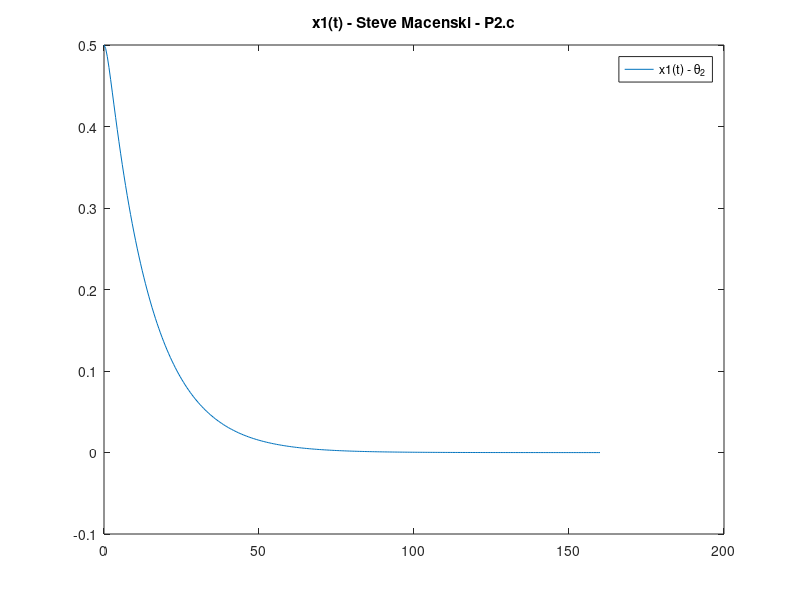
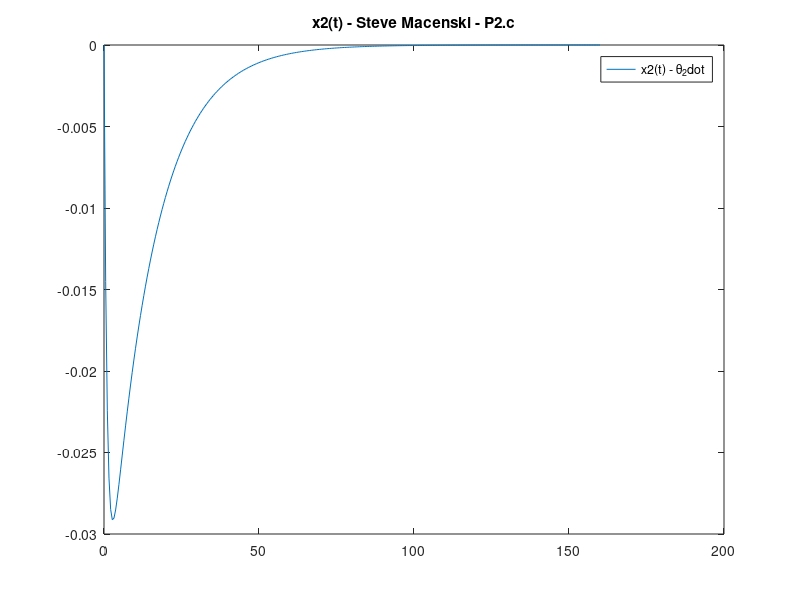
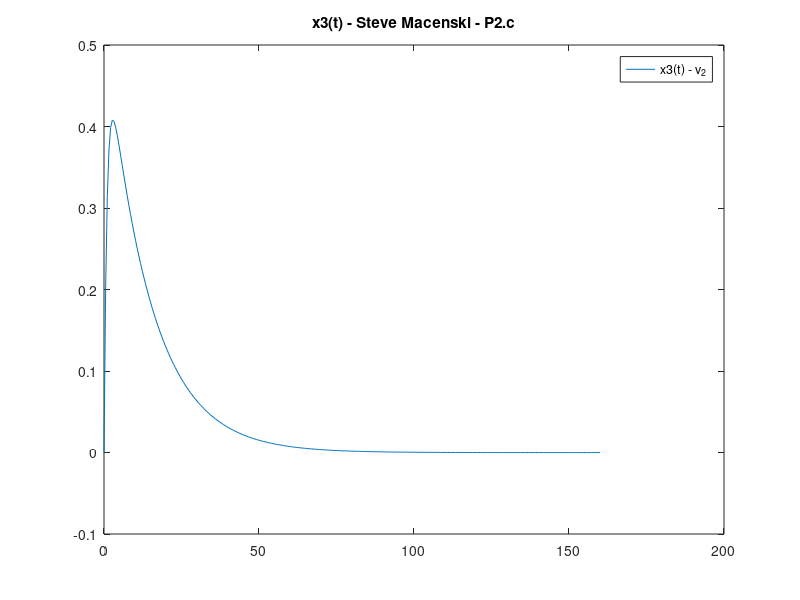
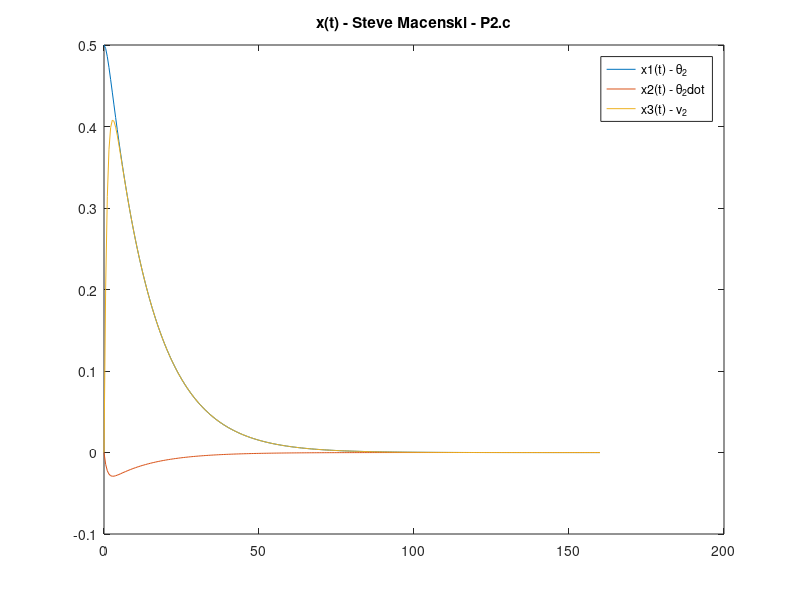

Write MATLAB code to recreate these figures, in order. (Note: this script raises an error after producing the figures.)
function hw5_prob2
% animation video: https://youtu.be/GnYS6B8IOGI
clc;
%% theta(t) v(t) and u(t) 2
J1 = 12;
J2 = 14;
J3 = 8; 
Jw = 1; 
n = .0011;

A = [0 1 0; 3*n^2*(J3-J1)/J2 0 0; 0 0 0];
B = [0 1/J2 -1/Jw]';
x0 = [0.5 0 0]';

Q = eye(3);
R = 10^0; 

t = linspace(0,160,300);

k = lqr(A,B,Q,R);

for i=1:length(t)
    x(:,i) = expm((A-B*k)*t(i))*x0;
end

figure(1) %x(t)
plot(t,x(1,:));

figure(2)
plot(t,x(2,:));

figure(3)
plot(t,x(3,:));

figure(1)
legend('x1(t) - \theta_2')
title('x1(t) - Steve Macenski - P2.c')

figure(2)
legend('x2(t) - \theta_2dot')
title('x2(t) - Steve Macenski - P2.c')

figure(3)
legend('x3(t) - v_2')
title('x3(t) - Steve Macenski - P2.c')

figure(4)
plot(t,x);
legend('x1(t) - \theta_2','x2(t) - \theta_2dot','x3(t) - v_2')
title('x(t) - Steve Macenski - P2.c')


%% Animation and integration stuff 

%my movie stuff 
params.movie_filename = 'Steve_2_animation.avi'; % names

myV = VideoWriter(params.movie_filename);
myV.Quality = 100; %quality is the quality of video taken - keep at 100, 80 or less is just garbage
open(myV); %opens the video for inputting frames


% INITIAL CONDITIONS
R0 = [1 0 0;0 1 0; 0 0 1]; %initially aligned so it is an identity matrix
J = [J1 0 0; 0 J2 0; 0 0 J3];
tMax = 90; 
% DEFINE THE TIME INTERVAL
tRate = 30;
t = linspace(0,tMax,tMax*tRate);

% INTEGRATE THE ANGULAR RATE EQUATIONS **AND** EULER'S EQUATIONS
[t,x] = ode45(@(t,x) f(t,x,J1,J2,J3,Jw,n,A,B,x0,Q,R,k),t,[RtoX(R0); x0]);

% CREATE A BOX AND SOME AXES
Hb = 1;
Mb = 6*(J(1,1)+J(2,2)-J(3,3))/(Hb^2);
Wb = sqrt((6/Mb)*(J(1,1)-J(2,2)+J(3,3)));
Lb = sqrt((6/Mb)*(-J(1,1)+J(2,2)+J(3,3)));
[p1,faces,colors] = makebox(Lb,Wb,Hb);
pAxis = [0 0; 0 0; 0 1];
pAngVel = [zeros(3,1) x0/norm(x0)];
pAngMom = [zeros(3,1) J*x0/norm(J*x0)];

% SETUP THE PLOT
figure(5);
clf;
axis(1.25*[-1 1 -1 1 -1 1]);
axis equal;
hold on;
plot3(0,0,0,'k.','markersize',16);
hAxis = line(pAxis(1,:),pAxis(2,:),pAxis(3,:));
set(hAxis,'linewidth',2,'color','r');
hAngVel = line(pAngVel(1,:),pAngVel(2,:),pAngVel(3,:));
set(hAngVel,'linewidth',2,'color','g');
hAngMom = line(pAngMom(1,:),pAngMom(2,:),pAngMom(3,:));
set(hAngMom,'linewidth',2,'color','b');
hBox = patch('Vertices',p1','Faces',faces,...
          'CData',colors,'FaceColor','flat');
hTitle = title(sprintf('t = %4.2f',0));
lighting flat
light('Position',[0 -2 -1])
light('Position',[0 -2 1])
xlabel('x');
ylabel('y');
zlabel('z');

% ANIMATE THE RESULTS
w = x(:,10:end);
x = x(:,1:9);
firsttime = 1;
i = 1;
dt = max(t)/(length(t)-1);
tic;
while (i<length(t))
    if (toc > dt)
        tic;
        i = i+1;
        R = XtoR(x(i,:));
        p0 = R*p1;
        set(hBox,'Vertices',p0');
        pAxis0 = R*pAxis;
        pAngVel = [zeros(3,1) w(i,:)'/norm(w(i,:)')];
        pAngVel0 = R*pAngVel;
        pAngMom = [zeros(3,1) J*(w(i,:)')/norm(J*(w(i,:)'))];
        pAngMom0 = R*pAngMom;
        set(hAxis,'xdata',pAxis0(1,:),'ydata',pAxis0(2,:),'zdata',pAxis0(3,:));
        set(hAngVel,'xdata',pAngVel0(1,:),'ydata',pAngVel0(2,:),'zdata',pAngVel0(3,:));
        set(hAngMom,'xdata',pAngMom0(1,:),'ydata',pAngMom0(2,:),'zdata',pAngMom0(3,:));
        set(hTitle,'string',sprintf('t = %4.2f',t(i)));
        
        if (firsttime)
            firsttime=0;
            pause(0.5);
        end
        drawnow;  
        frame = getframe(gcf); %puts frames in movie
        writeVideo(myV,frame);
    end
end
close(myV); %closes the video formally

function xdot = f(t,x,J1,J2,J3,Jw,n,A,B,x0,Q,R,k)
R = XtoR(x(1:9,1));
w = x(10:end,1);
% %%

% YOUR CODE HERE TO COMPUTE Rdot and wdot 
Rdot = R*skew(w);


w = [w(1); w(2); w(3)]; %state

wdot = (A-B*k)*w;

xdot = [RtoX(Rdot); wdot];

function S = skew(w)
S = [0 -w(3) w(2); w(3) 0 -w(1); -w(2) w(1) 0];

function X = RtoX(R)
X = reshape(R,9,1);

function R = XtoR(X)
R = reshape(X,3,3);

function [verts,faces,colors] = makebox(x,y,z)
verts = [0 x x 0 0 x x 0; 0 0 0 0 y y y y; 0 0 z z 0 0 z z];
verts = verts - repmat([x/2; y/2; z/2],1,size(verts,2));
faces = [1 2 3 4; 2 6 7 3; 6 5 8 7; 5 1 4 8; 4 3 7 8; 5 6 2 1];
colors(:,:,1) = 1*ones(1,size(faces,1));
colors(:,:,2) = 1*ones(1,size(faces,1));
colors(:,:,3) = 0*ones(1,size(faces,1));
colors(1,5,1) = 1;
colors(1,5,2) = 0;
colors(1,5,3) = 0;
colors(1,3,1) = 0;
colors(1,3,2) = 0;
colors(1,3,3) = 1;
colors(1,2,1) = 0;
colors(1,2,2) = 1;
colors(1,2,3) = 0;



